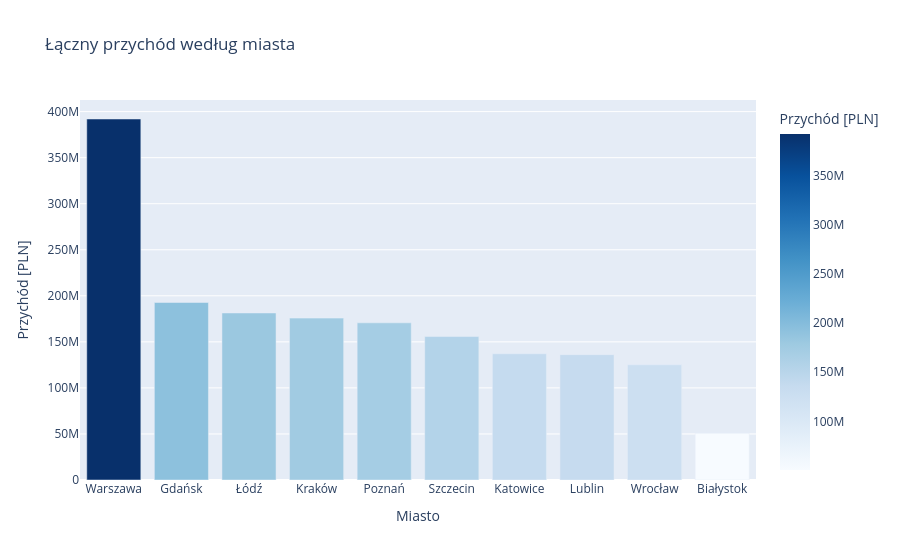

Write notebook code for a chart like this one.
### Markdown cell above
# Część 2 — Łączny przychód według miasta

### Code cell
przychody = (
    df.groupby("miasto")["przychod_pln"]
    .sum()
    .sort_values(ascending=False)
    .reset_index()
)

fig = px.bar(
    przychody,
    x="miasto",
    y="przychod_pln",
    title="Łączny przychód według miasta",
    labels={
        "miasto": "Miasto",
        "przychod_pln": "Przychód [PLN]"
    },
    color="przychod_pln",
    color_continuous_scale="Blues"
)

fig.show()

### Figure 1 — Plotly figure (JSON) as saved in the notebook; plotly's stock layout.template omitted (floating-point values rounded to 4 significant figures)
{"data": [{"hovertemplate": "Miasto=%{x}<br>Przychód [PLN]=%{marker.color}<extra></extra>", "legendgroup": "", "marker": {"color": [391973430, 192767710, 181357180, 175778640, 170662360, 155743970, 137064460, 136115110, 125091800, 50603470], "coloraxis": "coloraxis", "pattern": {"shape": ""}}, "name": "", "orientation": "v", "showlegend": false, "textposition": "auto", "type": "bar", "x": ["Warszawa", "Gdańsk", "Łódź", "Kraków", "Poznań", "Szczecin", "Katowice", "Lublin", "Wrocław", "Białystok"], "xaxis": "x", "y": [391973430, 192767710, 181357180, 175778640, 170662360, 155743970, 137064460, 136115110, 125091800, 50603470], "yaxis": "y"}], "layout": {"barmode": "relative", "coloraxis": {"autocolorscale": false, "colorbar": {"title": {"text": "Przychód [PLN]"}}, "colorscale": [[0, "rgb(247,251,255)"], [0.125, "rgb(222,235,247)"], [0.25, "rgb(198,219,239)"], [0.375, "rgb(158,202,225)"], [0.5, "rgb(107,174,214)"], [0.625, "rgb(66,146,198)"], [0.75, "rgb(33,113,181)"], [0.875, "rgb(8,81,156)"], [1, "rgb(8,48,107)"]]}, "legend": {"tracegroupgap": 0}, "title": {"text": "Łączny przychód według miasta"}, "xaxis": {"anchor": "y", "domain": [0, 1], "title": {"text": "Miasto"}}, "yaxis": {"anchor": "x", "domain": [0, 1], "title": {"text": "Przychód [PLN]"}}}}
